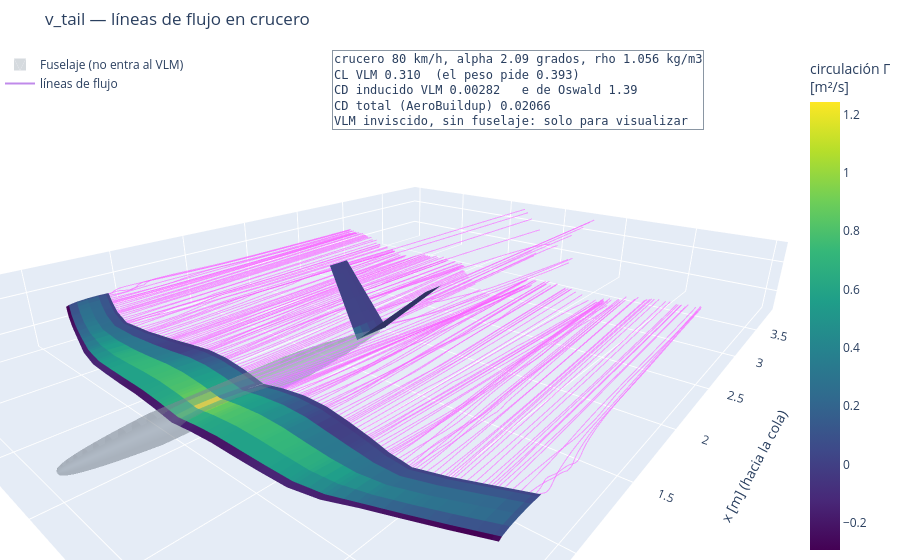

Write notebook code for a chart like this one.
### Markdown cell above
## 8b. Líneas de flujo del ganador (VLM)

El avión **trimado** en el punto de **crucero** de la misión (su alpha, 80 km/h, la densidad del escenario), resuelto con el método de red de vórtices (VLM) de AeroSandbox. Los paneles se pintan con la **circulación Γ** de cada vórtice [m²/s]: dónde el ala genera más sustentación. Las líneas violetas son líneas de flujo: se ven la estela y el torbellino de punta.

**Es solo para visualizar.** El VLM es potencial e inviscido: no ve el fuselaje (se dibuja en gris como referencia), no capta toda la sustentación de los perfiles con mucha curvatura, y el CD que da es solo el inducido. Los números del optimizador salen de AeroBuildup (el recuadro muestra los dos). Tarda ~20 s. Para ver otra familia, cambiá `FAMILIA_FLUJO`.

### Code cell
FAMILIA_FLUJO = top_ganadora          # o cualquiera de TOPOLOGIAS_A_CORRER, p. ej. "pod_boom"

fig_flujo, datos_flujo = av.figura_flujo(estados[FAMILIA_FLUJO].mejor().params, FAMILIA_FLUJO)
if fig_flujo is None:
    print(f"[{FAMILIA_FLUJO}] el mejor avion es infactible: {datos_flujo['motivo']}")
else:
    fig_flujo.show()

### Figure 1 — Plotly figure (JSON) as saved in the notebook; plotly's stock layout.template omitted (floating-point values rounded to 4 significant figures; data arrays with more than 128 entries replaced by an {"elided": "..."} marker saying what was removed)
{"data": [{"colorbar": {"title": {"text": "circulación Γ<br>[m²/s]"}, "x": 1}, "colorscale": [[0, "#440154"], [0.1111, "#482878"], [0.2222, "#3e4989"], [0.3333, "#31688e"], [0.4444, "#26828e"], [0.5556, "#1f9e89"], [0.6667, "#35b779"], [0.7778, "#6ece58"], [0.8889, "#b5de2b"], [1, "#fde725"]], "flatshading": false, "i": {"elided": "1056 int values"}, "intensity": {"elided": "1056 float values"}, "intensitymode": "cell", "j": {"elided": "1056 int values"}, "k": {"elided": "1056 int values"}, "lighting": {"ambient": 0.75, "diffuse": 0.35, "roughness": 0.9, "specular": 0.05}, "name": "superficies (VLM)", "type": "mesh3d", "x": {"elided": "2112 float values"}, "y": {"elided": "2112 float values"}, "z": {"elided": "2112 float values"}}, {"color": "#8a96a3", "i": {"elided": "720 int values"}, "j": {"elided": "720 int values"}, "k": {"elided": "720 int values"}, "lighting": {"ambient": 0.75, "diffuse": 0.35, "roughness": 0.9, "specular": 0.05}, "name": "Fuselaje (no entra al VLM)", "opacity": 0.35, "showlegend": true, "type": "mesh3d", "x": {"elided": "380 float values"}, "y": {"elided": "380 float values"}, "z": {"elided": "380 float values"}}, {"line": {"color": "rgba(150, 60, 220, 0.6)", "width": 2}, "mode": "lines", "name": "líneas de flujo", "type": "scatter3d", "x": {"elided": "52976 float values"}, "y": {"elided": "52976 float values"}, "z": {"elided": "52976 float values"}}], "layout": {"annotations": [{"align": "left", "bgcolor": "rgba(255,255,255,0.85)", "bordercolor": "#8a96a3", "borderwidth": 1, "font": {"family": "monospace", "size": 12}, "showarrow": false, "text": "crucero 80 km/h, alpha 2.09 grados, rho 1.056 kg/m3<br>CL VLM 0.310  (el peso pide 0.393)<br>CD inducido VLM 0.00282   e de Oswald 1.39<br>CD total (AeroBuildup) 0.02066<br>VLM inviscido, sin fuselaje: solo para visualizar", "x": 0.88, "xanchor": "right", "xref": "paper", "y": 1, "yanchor": "top", "yref": "paper"}], "legend": {"x": 0, "y": 1}, "margin": {"b": 0, "l": 0, "r": 0, "t": 50}, "scene": {"aspectmode": "data", "camera": {"eye": {"x": -1.4, "y": -1.2, "z": 0.7}}, "xaxis": {"title": {"text": "x [m] (hacia la cola)"}}, "yaxis": {"title": {"text": "y [m]"}}, "zaxis": {"title": {"text": "z [m]"}}}, "title": {"text": "v_tail — líneas de flujo en crucero"}}}
